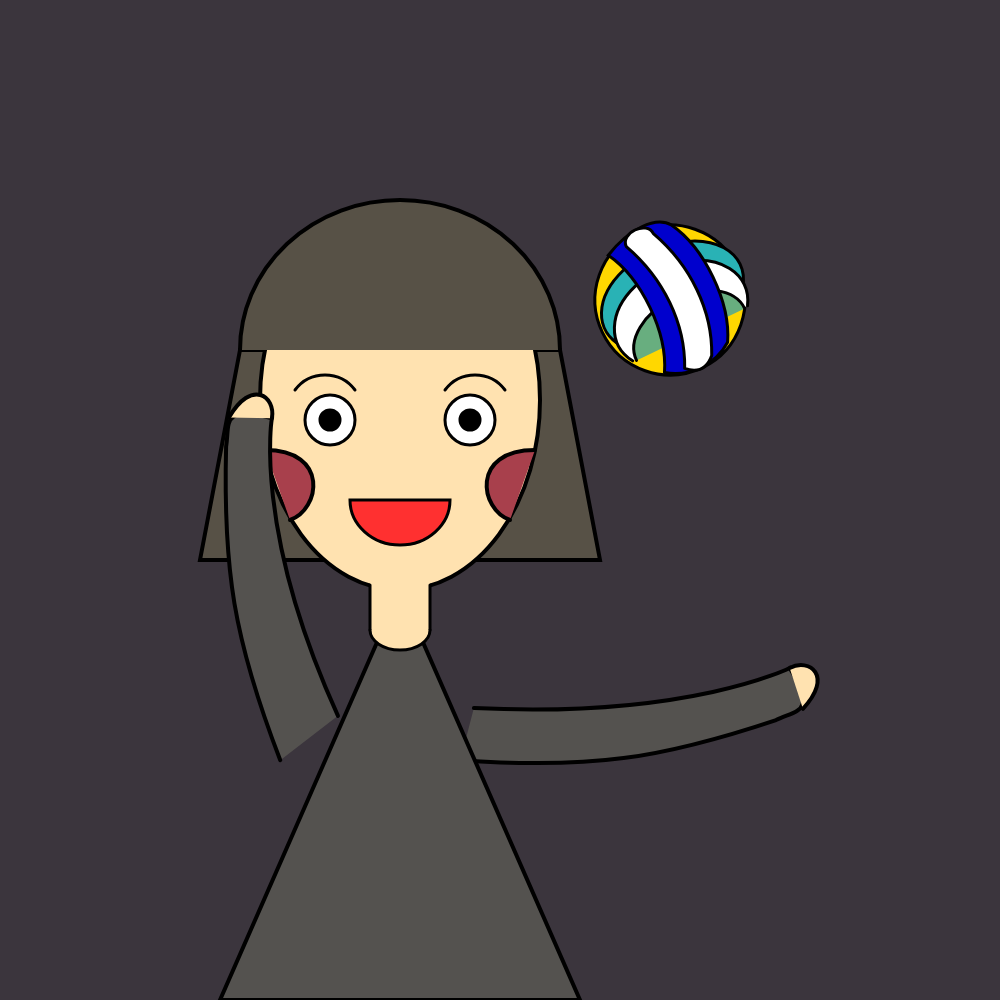
Frame 1 (no input)
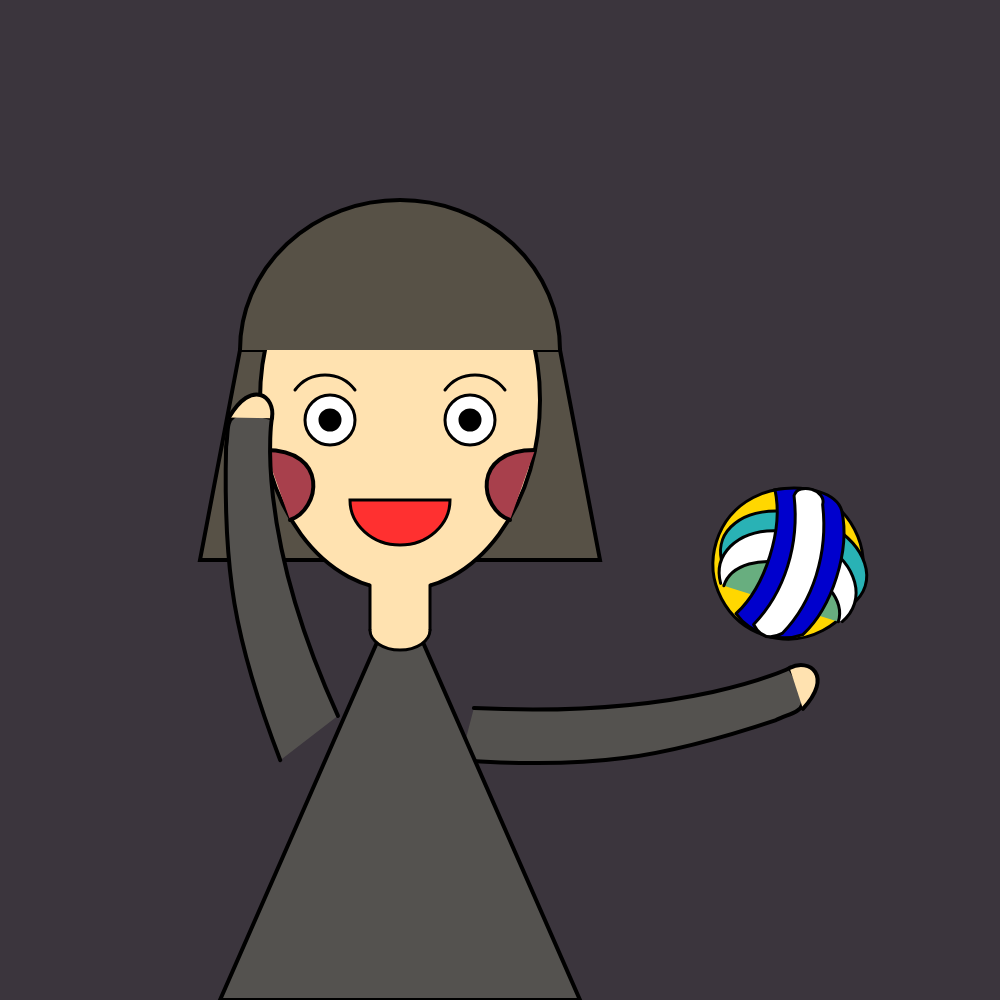
Frame 60 (no input)
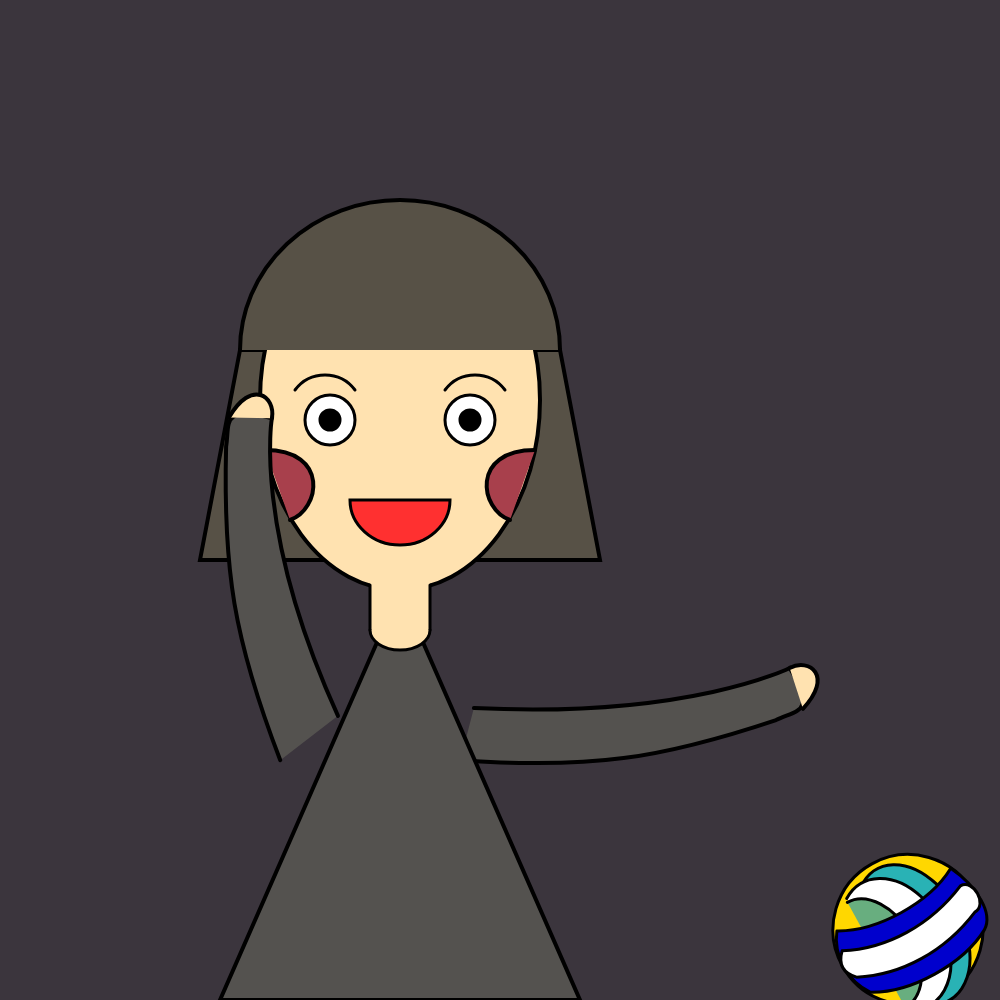
Frame 120 (the mouse pressed at the canvas centre since frame 60)

The p5.js sketch that drew these frames (run headless with seeded random() and noise() and a simulated clock; from frame 60 on, the mouse is pressed at the canvas centre):

// p5.js sketch
// ── sketch.js
var x0=670;
var y0=300;
var dx=2;
function setup() {
  createCanvas(1000, 1000);
}

function draw() {
  background(59, 53, 61);
  strokeWeight(4);

  //发尾
  fill(87, 81, 70);
  quad(240,350,200,560,600,560,560,350);
  
  //脸
  fill(255, 226, 176);
  ellipse(400,400,280,380);
  fill(0);

  //脸颊
  fill(168, 64, 76);
  bezier(265,450,330,450,320,510,290,520);  //左脸颊
  bezier(535,450,470,450,480,510,510,520);  //右脸颊

  //刘海
  fill(87, 81, 70);
  arc(400,350,320,300,-PI,0,OPEN);

   //右胳膊
  push();
  fill(84, 82, 79);
  translate(490,720);
  rotate(dx/PI);
  translate(-490,-720);
  beginShape();
  vertex(470,720);
  bezierVertex(650,600,700,500,700,500);
  bezierVertex(750,520,730,530,720,550);
  bezierVertex(650,650,600,700,490,770);
  endShape();

  //右手
  fill(255, 226, 176);
  bezier(700,500,710,480,740,480,735,525);
  pop();
  
  //左胳膊
  push();
  fill(84, 82, 79);
  translate(310,720);
  rotate(dx/PI);
  translate(-310,-720);
  beginShape();
  vertex(330,700);
  bezierVertex(150,600,100,500,100,500);
  bezierVertex(50,520,70,530,80,550);
  bezierVertex(150,650,200,700,310,770);
  endShape();
  
  //左手
  fill(255, 226, 176);
  bezier(100,500,90,480,60,480,65,525);
  pop();

  //身子
  fill(84, 82, 79);
  triangle(400,590,220,1000,580,1000);

  //脖子
  strokeWeight(0);
  fill(255, 226, 176);
  rect(370,570,60,60);
  strokeWeight(3);
  line(370,585,370,630);
  line(430,585,430,630);

  //领子
  strokeWeight(3);
  fill(255, 226, 176);
  arc(400,630,60,40,0,PI,OPEN);

  //眼睛
  fill(255);
  ellipse(330,420,50,50);  //左眼白
  ellipse(470,420,50,50);  //右眼白
  fill(0);
  ellipse(330,420,20,20);  //左眼珠‘
  ellipse(470,420,20,20);  //右眼珠
  
  //眉毛
  //line(300,380,350,380);
  noFill();
  bezier(295,390,310,370,340,370,355,390);  //左眉毛
  bezier(505,390,490,370,460,370,445,390);  //右眉毛

  //嘴巴
  fill(255,48,48);
  arc(400,500,100,90,0,PI,CHORD);



  //球
  push();
  translate(x0,y0);
  rotate(dx*x0/(100*PI));
  translate(-x0,-y0);
  fill(255,215,0);
  ellipse(x0,y0,150,150);
  x0+=dx;
  y0=0.0034*x0*x0-2.72*x0+596.14;
  if(x0>=width||x0<=0)
  dx=-dx;

  //纹路
  //竖蓝色
  fill(41,178,181);
  arc(x0,y0,100,150,-3*PI/5,3*PI/5,OPEN);

  //竖白色
  fill(255);
  arc(x0-20,y0,100,140,-3*PI/5,3*PI/5,OPEN);

  //竖黄色
  fill(104,174,127);
  arc(x0-42,y0,80,120,-PI/2,PI/2,OPEN);

  //横蓝色
  fill(0,0,205);
  beginShape();
  vertex(x0-65,y0-40);
  bezierVertex(x0-30,y0-20,x0+30,y0-20,x0+65,y0-40);
  bezierVertex(x0+80,y0-10,x0+80,y0+20,x0+65,y0+30);
  bezierVertex(x0+30,y0+50,x0-30,y0+50,x0-65,y0+30);
  bezierVertex(x0-80,y0+10,x0-80,y0-20,x0-65,y0-40);
  endShape();

  //arc(670,300,150,100,0-PI/10,PI+PI/10,OPEN);

  //白色
  fill(255);
  beginShape();
  vertex(x0-70,y0-20);
  bezierVertex(x0-30,y0,x0+20,y0,x0+65,y0-20);
  bezierVertex(x0+80,y0-20,x0+80,y0+10,x0+65,y0+10);
  bezierVertex(x0+20,y0+30,x0-30,y0+30,x0-70,y0+10);
  bezierVertex(x0-80,y0,x0-80,y0-10,x0-70,y0-20);
  endShape();
  pop();
}
